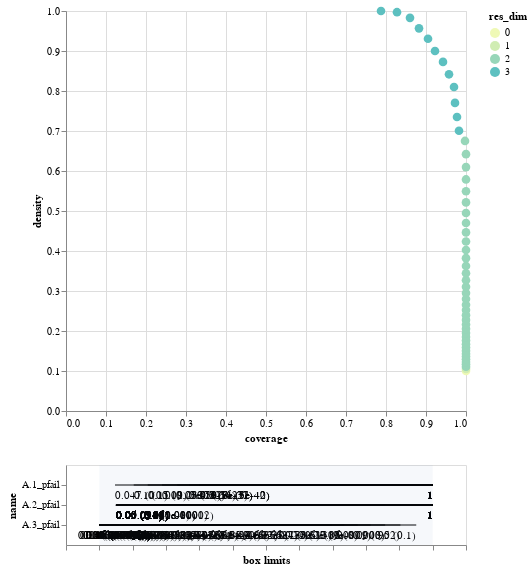

The code cell stored with this chart in its notebook:
### Code cell
box2.inspect_tradeoff()

### Figure 1 — Vega-Lite specification as saved in the notebook (floating-point values rounded to 4 significant figures)
{"config": {"view": {"continuousWidth": 400, "continuousHeight": 300}}, "vconcat": [{"data": {"name": "data-20cf8392cb29dad3678798bb89645c33"}, "mark": {"type": "circle", "size": 75}, "encoding": {"color": {"type": "ordinal", "field": "res_dim", "scale": {"range": ["#eff9b6", "#d0edb3", "#97d6b9", "#5dc0c0", "#31a5c2", "#1f80b8", "#2354a3", "#21318d"]}}, "opacity": {"condition": {"value": 1, "selection": "selector003"}, "value": 0.4}, "tooltip": [{"type": "ordinal", "field": "id"}, {"type": "quantitative", "field": "coverage", "format": ".2"}, {"type": "quantitative", "field": "density", "format": ".2"}, {"type": "ordinal", "field": "res_dim"}], "x": {"type": "quantitative", "field": "coverage"}, "y": {"type": "quantitative", "field": "density"}}, "height": 400, "selection": {"selector003": {"type": "single", "fields": ["id"]}}, "width": 400}, {"layer": [{"data": {"name": "data-ede58a0764713e39beac0ba4e71db73d"}, "mark": "rule", "encoding": {"x": {"type": "quantitative", "axis": {"grid": false, "labels": false, "title": "box limits"}, "field": "x_lower", "scale": {"domain": [0, 1], "padding": 0.1}}, "x2": {"field": "x_upper"}, "y": {"type": "nominal", "field": "name", "scale": {"padding": 1.0}}}, "transform": [{"calculate": "(datum.x1-datum.minimum)/(datum.maximum-datum.minimum)", "as": "x_lower"}, {"calculate": "(datum.x2-datum.minimum)/(datum.maximum-datum.minimum)", "as": "x_upper"}, {"filter": {"selection": "selector003"}}], "width": 400}, {"data": {"name": "data-ede58a0764713e39beac0ba4e71db73d"}, "mark": {"type": "text", "align": "left", "baseline": "top", "dy": 5}, "encoding": {"text": {"type": "ordinal", "field": "text"}, "x": {"type": "quantitative", "axis": {"grid": false, "labels": false, "title": "box limits"}, "field": "x_lower", "scale": {"domain": [0, 1], "padding": 0.1}}, "x2": {"field": "x_upper"}, "y": {"type": "nominal", "field": "name", "scale": {"padding": 1.0}}}, "transform": [{"calculate": "(datum.x1-datum.minimum)/(datum.maximum-datum.minimum)", "as": "x_lower"}, {"calculate": "(datum.x2-datum.minimum)/(datum.maximum-datum.minimum)", "as": "x_upper"}, {"filter": {"selection": "selector003"}}, {"calculate": "datum.qp_lower>0?format(datum.x1, \".2\")+\" (\"+format(datum.qp_lower, \".1~g\")+\")\" :format(datum.x1, \".2\")", "as": "text"}], "width": 400}, {"data": {"name": "data-ede58a0764713e39beac0ba4e71db73d"}, "mark": {"type": "text", "align": "right", "baseline": "top", "dy": 5}, "encoding": {"text": {"type": "ordinal", "field": "text"}, "x": {"type": "quantitative", "field": "x_upper"}, "x2": {"field": "x_upper"}, "y": {"type": "nominal", "field": "name", "scale": {"padding": 1.0}}}, "transform": [{"calculate": "(datum.x1-datum.minimum)/(datum.maximum-datum.minimum)", "as": "x_lower"}, {"calculate": "(datum.x2-datum.minimum)/(datum.maximum-datum.minimum)", "as": "x_upper"}, {"filter": {"selection": "selector003"}}, {"calculate": "datum.qp_upper>0?format(datum.x2, \".2\")+\" (\"+format(datum.qp_upper, \".1\")+\")\" :format(datum.x2, \".2\")", "as": "text"}], "width": 400}, {"data": {"name": "data-bb8d07f6df3d47a6a475317795287b23"}, "mark": {"type": "rect", "opacity": 0.05}, "encoding": {"x": {"type": "quantitative", "field": "start"}, "x2": {"field": "end"}}}, {"data": {"name": "data-d751713988987e9331980363e24189ce"}, "mark": "point", "encoding": {"x": {"type": "quantitative", "field": "x"}, "y": {"type": "nominal", "field": "name"}}, "transform": [{"filter": {"selection": "selector003"}}], "width": 400}, {"data": {"name": "data-d751713988987e9331980363e24189ce"}, "mark": {"type": "text", "align": "center", "baseline": "top", "dy": 5}, "encoding": {"text": {"type": "nominal", "field": "item"}, "x": {"type": "quantitative", "field": "x"}, "y": {"type": "nominal", "field": "name"}}, "transform": [{"filter": {"selection": "selector003"}}], "width": 400}]}], "$schema": "https://vega.github.io/schema/vega-lite/v4.8.1.json", "datasets": {"data-20cf8392cb29dad3678798bb89645c33": [{"coverage": 1.0, "density": 0.1, "id": 0, "mass": 1.0, "mean": 0.1, "res_dim": 0}, {"coverage": 1.0, "density": 0.1053, "id": 1, "mass": 0.95, "mean": 0.1053, "res_dim": 1}, {"coverage": 1.0, "density": 0.1108, "id": 2, "mass": 0.9025, "mean": 0.1108, "res_dim": 2}, {"coverage": 1.0, "density": 0.1167, "id": 3, "mass": 0.8572, "mean": 0.1167, "res_dim": 2}, {"coverage": 1.0, "density": 0.1228, "id": 4, "mass": 0.8143, "mean": 0.1228, "res_dim": 2}, {"coverage": 1.0, "density": 0.1293, "id": 5, "mass": 0.7735, "mean": 0.1293, "res_dim": 2}, {"coverage": 1.0, "density": 0.1361, "id": 6, "mass": 0.7348, "mean": 0.1361, "res_dim": 2}, {"coverage": 1.0, "density": 0.1433, "id": 7, "mass": 0.698, "mean": 0.1433, "res_dim": 2}, {"coverage": 1.0, "density": 0.1508, "id": 8, "mass": 0.663, "mean": 0.1508, "res_dim": 2}, {"coverage": 1.0, "density": 0.1588, "id": 9, "mass": 0.6298, "mean": 0.1588, "res_dim": 2}, {"coverage": 1.0, "density": 0.1672, "id": 10, "mass": 0.5982, "mean": 0.1672, "res_dim": 2}, {"coverage": 1.0, "density": 0.176, "id": 11, "mass": 0.5683, "mean": 0.176, "res_dim": 2}, {"coverage": 1.0, "density": 0.1853, "id": 12, "mass": 0.5397, "mean": 0.1853, "res_dim": 2}, {"coverage": 1.0, "density": 0.195, "id": 13, "mass": 0.5128, "mean": 0.195, "res_dim": 2}, {"coverage": 1.0, "density": 0.2053, "id": 14, "mass": 0.487, "mean": 0.2053, "res_dim": 2}, {"coverage": 1.0, "density": 0.2162, "id": 15, "mass": 0.4625, "mean": 0.2162, "res_dim": 2}, {"coverage": 1.0, "density": 0.2277, "id": 16, "mass": 0.4392, "mean": 0.2277, "res_dim": 2}, {"coverage": 1.0, "density": 0.2397, "id": 17, "mass": 0.4173, "mean": 0.2397, "res_dim": 2}, {"coverage": 1.0, "density": 0.2524, "id": 18, "mass": 0.3962, "mean": 0.2524, "res_dim": 2}, {"coverage": 1.0, "density": 0.2658, "id": 19, "mass": 0.3762, "mean": 0.2658, "res_dim": 2}, {"coverage": 1.0, "density": 0.2799, "id": 20, "mass": 0.3573, "mean": 0.2799, "res_dim": 2}, {"coverage": 1.0, "density": 0.2948, "id": 21, "mass": 0.3392, "mean": 0.2948, "res_dim": 2}, {"coverage": 1.0, "density": 0.3103, "id": 22, "mass": 0.3222, "mean": 0.3103, "res_dim": 2}, {"coverage": 1.0, "density": 0.3268, "id": 23, "mass": 0.306, "mean": 0.3268, "res_dim": 2}, {"coverage": 1.0, "density": 0.3442, "id": 24, "mass": 0.2905, "mean": 0.3442, "res_dim": 2}, {"coverage": 1.0, "density": 0.3626, "id": 25, "mass": 0.2757, "mean": 0.3626, "res_dim": 2}, {"coverage": 1.0, "density": 0.382, "id": 26, "mass": 0.2617, "mean": 0.382, "res_dim": 2}, {"coverage": 1.0, "density": 0.4024, "id": 27, "mass": 0.2485, "mean": 0.4024, "res_dim": 2}, {"coverage": 1.0, "density": 0.4237, "id": 28, "mass": 0.236, "mean": 0.4237, "res_dim": 2}, {"coverage": 1.0, "density": 0.4464, "id": 29, "mass": 0.224, "mean": 0.4464, "res_dim": 2}, {"coverage": 1.0, "density": 0.47, "id": 30, "mass": 0.2127, "mean": 0.47, "res_dim": 2}, {"coverage": 1.0, "density": 0.495, "id": 31, "mass": 0.202, "mean": 0.495, "res_dim": 2}, {"coverage": 1.0, "density": 0.5215, "id": 32, "mass": 0.1918, "mean": 0.5215, "res_dim": 2}, {"coverage": 1.0, "density": 0.5495, "id": 33, "mass": 0.182, "mean": 0.5495, "res_dim": 2}, {"coverage": 1.0, "density": 0.5789, "id": 34, "mass": 0.1727, "mean": 0.5789, "res_dim": 2}, {"coverage": 1.0, "density": 0.6098, "id": 35, "mass": 0.164, "mean": 0.6098, "res_dim": 2}, {"coverage": 1.0, "density": 0.6421, "id": 36, "mass": 0.1557, "mean": 0.6421, "res_dim": 2}, {"coverage": 0.9975, "density": 0.6751, "id": 37, "mass": 0.1477, "mean": 0.6751, "res_dim": 2}, {"coverage": 0.9825, "density": 0.7005, "id": 38, "mass": 0.1403, "mean": 0.7005, "res_dim": 3}, {"coverage": 0.9775, "density": 0.735, "id": 39, "mass": 0.133, "mean": 0.735, "res_dim": 3}, {"coverage": 0.9725, "density": 0.7703, "id": 40, "mass": 0.1263, "mean": 0.7703, "res_dim": 3}, {"coverage": 0.97, "density": 0.81, "id": 41, "mass": 0.1197, "mean": 0.81, "res_dim": 3}, {"coverage": 0.9575, "density": 0.8418, "id": 42, "mass": 0.1138, "mean": 0.8418, "res_dim": 3}, {"coverage": 0.9425, "density": 0.8727, "id": 43, "mass": 0.108, "mean": 0.8727, "res_dim": 3}, {"coverage": 0.9225, "density": 0.9, "id": 44, "mass": 0.1025, "mean": 0.9, "res_dim": 3}, {"coverage": 0.905, "density": 0.9306, "id": 45, "mass": 0.09725, "mean": 0.9306, "res_dim": 3}, {"coverage": 0.8825, "density": 0.9566, "id": 46, "mass": 0.09225, "mean": 0.9566, "res_dim": 3}, {"coverage": 0.86, "density": 0.9829, "id": 47, "mass": 0.0875, "mean": 0.9829, "res_dim": 3}, {"coverage": 0.8275, "density": 0.997, "id": 48, "mass": 0.083, "mean": 0.997, "res_dim": 3}, {"coverage": 0.7875, "density": 1.0, "id": 49, "mass": 0.07875, "mean": 1.0, "res_dim": 3}], "data-ede58a0764713e39beac0ba4e71db73d": [{"x1": 0.05004, "x2": 1.0, "name": "A.2_pfail", "id": 1, "minimum": 4.725e-05, "maximum": 1.0, "qp_lower": 0.146, "qp_upper": -1.0}, {"x1": 0.05004, "x2": 1.0, "name": "A.2_pfail", "id": 2, "minimum": 4.725e-05, "maximum": 1.0, "qp_lower": 0.1428, "qp_upper": -1.0}, {"x1": 9.925e-05, "x2": 0.9506, "name": "A.3_pfail", "id": 2, "minimum": 9.925e-05, "maximum": 0.9998, "qp_lower": -1.0, "qp_upper": 0.1453}, {"x1": 0.05004, "x2": 1.0, "name": "A.2_pfail", "id": 3, "minimum": 4.725e-05, "maximum": 1.0, "qp_lower": 0.1413, "qp_upper": -1.0}, {"x1": 9.925e-05, "x2": 0.903, "name": "A.3_pfail", "id": 3, "minimum": 9.925e-05, "maximum": 0.9998, "qp_lower": -1.0, "qp_upper": 0.01699}, {"x1": 0.05004, "x2": 1.0, "name": "A.2_pfail", "id": 4, "minimum": 4.725e-05, "maximum": 1.0, "qp_lower": 0.143, "qp_upper": -1.0}, {"x1": 9.925e-05, "x2": 0.8572, "name": "A.3_pfail", "id": 4, "minimum": 9.925e-05, "maximum": 0.9998, "qp_lower": -1.0, "qp_upper": 0.0007655}, {"x1": 0.05004, "x2": 1.0, "name": "A.2_pfail", "id": 5, "minimum": 4.725e-05, "maximum": 1.0, "qp_lower": 0.1471, "qp_upper": -1.0}, {"x1": 9.925e-05, "x2": 0.8135, "name": "A.3_pfail", "id": 5, "minimum": 9.925e-05, "maximum": 0.9998, "qp_lower": -1.0, "qp_upper": 1.334e-05}, {"x1": 0.05004, "x2": 1.0, "name": "A.2_pfail", "id": 6, "minimum": 4.725e-05, "maximum": 1.0, "qp_lower": 0.1356, "qp_upper": -1.0}, {"x1": 9.925e-05, "x2": 0.7745, "name": "A.3_pfail", "id": 6, "minimum": 9.925e-05, "maximum": 0.9998, "qp_lower": -1.0, "qp_upper": 9.036e-08}, {"x1": 0.05004, "x2": 1.0, "name": "A.2_pfail", "id": 7, "minimum": 4.725e-05, "maximum": 1.0, "qp_lower": 0.141, "qp_upper": -1.0}, {"x1": 9.925e-05, "x2": 0.7347, "name": "A.3_pfail", "id": 7, "minimum": 9.925e-05, "maximum": 0.9998, "qp_lower": -1.0, "qp_upper": 2.472e-10}, {"x1": 0.05004, "x2": 1.0, "name": "A.2_pfail", "id": 8, "minimum": 4.725e-05, "maximum": 1.0, "qp_lower": 0.1463, "qp_upper": -1.0}, {"x1": 9.925e-05, "x2": 0.697, "name": "A.3_pfail", "id": 8, "minimum": 9.925e-05, "maximum": 0.9998, "qp_lower": -1.0, "qp_upper": 2.738e-13}, {"x1": 0.05004, "x2": 1.0, "name": "A.2_pfail", "id": 9, "minimum": 4.725e-05, "maximum": 1.0, "qp_lower": 0.1511, "qp_upper": -1.0}, {"x1": 9.925e-05, "x2": 0.6612, "name": "A.3_pfail", "id": 9, "minimum": 9.925e-05, "maximum": 0.9998, "qp_lower": -1.0, "qp_upper": 1.28e-16}, {"x1": 0.05004, "x2": 1.0, "name": "A.2_pfail", "id": 10, "minimum": 4.725e-05, "maximum": 1.0, "qp_lower": 0.1575, "qp_upper": -1.0}, {"x1": 9.925e-05, "x2": 0.6274, "name": "A.3_pfail", "id": 10, "minimum": 9.925e-05, "maximum": 0.9998, "qp_lower": -1.0, "qp_upper": 2.666e-20}, {"x1": 0.05004, "x2": 1.0, "name": "A.2_pfail", "id": 11, "minimum": 4.725e-05, "maximum": 1.0, "qp_lower": 0.1567, "qp_upper": -1.0}, {"x1": 9.925e-05, "x2": 0.5958, "name": "A.3_pfail", "id": 11, "minimum": 9.925e-05, "maximum": 0.9998, "qp_lower": -1.0, "qp_upper": 2.429e-24}, {"x1": 0.05004, "x2": 1.0, "name": "A.2_pfail", "id": 12, "minimum": 4.725e-05, "maximum": 1.0, "qp_lower": 0.1565, "qp_upper": -1.0}, {"x1": 9.925e-05, "x2": 0.5657, "name": "A.3_pfail", "id": 12, "minimum": 9.925e-05, "maximum": 0.9998, "qp_lower": -1.0, "qp_upper": 1.013e-28}, {"x1": 0.05004, "x2": 1.0, "name": "A.2_pfail", "id": 13, "minimum": 4.725e-05, "maximum": 1.0, "qp_lower": 0.1547, "qp_upper": -1.0}, {"x1": 9.925e-05, "x2": 0.5374, "name": "A.3_pfail", "id": 13, "minimum": 9.925e-05, "maximum": 0.9998, "qp_lower": -1.0, "qp_upper": 2.042e-33}, {"x1": 0.05004, "x2": 1.0, "name": "A.2_pfail", "id": 14, "minimum": 4.725e-05, "maximum": 1.0, "qp_lower": 0.1458, "qp_upper": -1.0}, {"x1": 9.925e-05, "x2": 0.5113, "name": "A.3_pfail", "id": 14, "minimum": 9.925e-05, "maximum": 0.9998, "qp_lower": -1.0, "qp_upper": 1.89e-38}, {"x1": 0.05004, "x2": 1.0, "name": "A.2_pfail", "id": 15, "minimum": 4.725e-05, "maximum": 1.0, "qp_lower": 0.1395, "qp_upper": -1.0}, {"x1": 9.925e-05, "x2": 0.486, "name": "A.3_pfail", "id": 15, "minimum": 9.925e-05, "maximum": 0.9998, "qp_lower": -1.0, "qp_upper": 8.345e-44}, {"x1": 0.05004, "x2": 1.0, "name": "A.2_pfail", "id": 16, "minimum": 4.725e-05, "maximum": 1.0, "qp_lower": 0.1386, "qp_upper": -1.0}, {"x1": 9.925e-05, "x2": 0.4615, "name": "A.3_pfail", "id": 16, "minimum": 9.925e-05, "maximum": 0.9998, "qp_lower": -1.0, "qp_upper": 1.845e-49}, {"x1": 0.05004, "x2": 1.0, "name": "A.2_pfail", "id": 17, "minimum": 4.725e-05, "maximum": 1.0, "qp_lower": 0.1383, "qp_upper": -1.0}, {"x1": 9.925e-05, "x2": 0.4383, "name": "A.3_pfail", "id": 17, "minimum": 9.925e-05, "maximum": 0.9998, "qp_lower": -1.0, "qp_upper": 2.167e-55}, {"x1": 0.05004, "x2": 1.0, "name": "A.2_pfail", "id": 18, "minimum": 4.725e-05, "maximum": 1.0, "qp_lower": 0.1328, "qp_upper": -1.0}, {"x1": 9.925e-05, "x2": 0.4165, "name": "A.3_pfail", "id": 18, "minimum": 9.925e-05, "maximum": 0.9998, "qp_lower": -1.0, "qp_upper": 1.213e-61}, {"x1": 0.05004, "x2": 1.0, "name": "A.2_pfail", "id": 19, "minimum": 4.725e-05, "maximum": 1.0, "qp_lower": 0.1368, "qp_upper": -1.0}, {"x1": 9.925e-05, "x2": 0.395, "name": "A.3_pfail", "id": 19, "minimum": 9.925e-05, "maximum": 0.9998, "qp_lower": -1.0, "qp_upper": 3.34e-68}, {"x1": 0.05004, "x2": 1.0, "name": "A.2_pfail", "id": 20, "minimum": 4.725e-05, "maximum": 1.0, "qp_lower": 0.1353, "qp_upper": -1.0}, {"x1": 9.925e-05, "x2": 0.375, "name": "A.3_pfail", "id": 20, "minimum": 9.925e-05, "maximum": 0.9998, "qp_lower": -1.0, "qp_upper": 4.716e-75}, {"x1": 0.05004, "x2": 1.0, "name": "A.2_pfail", "id": 21, "minimum": 4.725e-05, "maximum": 1.0, "qp_lower": 0.131, "qp_upper": -1.0}, {"x1": 9.925e-05, "x2": 0.3562, "name": "A.3_pfail", "id": 21, "minimum": 9.925e-05, "maximum": 0.9998, "qp_lower": -1.0, "qp_upper": 3.594e-82}, {"x1": 0.05004, "x2": 1.0, "name": "A.2_pfail", "id": 22, "minimum": 4.725e-05, "maximum": 1.0, "qp_lower": 0.142, "qp_upper": -1.0}, {"x1": 9.925e-05, "x2": 0.3375, "name": "A.3_pfail", "id": 22, "minimum": 9.925e-05, "maximum": 0.9998, "qp_lower": -1.0, "qp_upper": 1.576e-89}, {"x1": 0.05004, "x2": 1.0, "name": "A.2_pfail", "id": 23, "minimum": 4.725e-05, "maximum": 1.0, "qp_lower": 0.1349, "qp_upper": -1.0}, {"x1": 9.925e-05, "x2": 0.3207, "name": "A.3_pfail", "id": 23, "minimum": 9.925e-05, "maximum": 0.9998, "qp_lower": -1.0, "qp_upper": 3.233e-97}, {"x1": 0.05004, "x2": 1.0, "name": "A.2_pfail", "id": 24, "minimum": 4.725e-05, "maximum": 1.0, "qp_lower": 0.1407, "qp_upper": -1.0}, {"x1": 9.925e-05, "x2": 0.3041, "name": "A.3_pfail", "id": 24, "minimum": 9.925e-05, "maximum": 0.9998, "qp_lower": -1.0, "qp_upper": 3.158e-105}, {"x1": 0.05004, "x2": 1.0, "name": "A.2_pfail", "id": 25, "minimum": 4.725e-05, "maximum": 1.0, "qp_lower": 0.1387, "qp_upper": -1.0}, {"x1": 9.925e-05, "x2": 0.2885, "name": "A.3_pfail", "id": 25, "minimum": 9.925e-05, "maximum": 0.9998, "qp_lower": -1.0, "qp_upper": 1.504e-113}, {"x1": 0.05004, "x2": 1.0, "name": "A.2_pfail", "id": 26, "minimum": 4.725e-05, "maximum": 1.0, "qp_lower": 0.1372, "qp_upper": -1.0}, {"x1": 9.925e-05, "x2": 0.2738, "name": "A.3_pfail", "id": 26, "minimum": 9.925e-05, "maximum": 0.9998, "qp_lower": -1.0, "qp_upper": 3.615e-122}, {"x1": 0.05004, "x2": 1.0, "name": "A.2_pfail", "id": 27, "minimum": 4.725e-05, "maximum": 1.0, "qp_lower": 0.1214, "qp_upper": -1.0}, {"x1": 9.925e-05, "x2": 0.2605, "name": "A.3_pfail", "id": 27, "minimum": 9.925e-05, "maximum": 0.9998, "qp_lower": -1.0, "qp_upper": 4.583e-131}, {"x1": 0.05004, "x2": 1.0, "name": "A.2_pfail", "id": 28, "minimum": 4.725e-05, "maximum": 1.0, "qp_lower": 0.1153, "qp_upper": -1.0}, {"x1": 9.925e-05, "x2": 0.2474, "name": "A.3_pfail", "id": 28, "minimum": 9.925e-05, "maximum": 0.9998, "qp_lower": -1.0, "qp_upper": 3.247e-140}, {"x1": 0.05004, "x2": 1.0, "name": "A.2_pfail", "id": 29, "minimum": 4.725e-05, "maximum": 1.0, "qp_lower": 0.1092, "qp_upper": -1.0}, {"x1": 9.925e-05, "x2": 0.2348, "name": "A.3_pfail", "id": 29, "minimum": 9.925e-05, "maximum": 0.9998, "qp_lower": -1.0, "qp_upper": 8.569e-150}, {"x1": 0.05004, "x2": 1.0, "name": "A.2_pfail", "id": 30, "minimum": 4.725e-05, "maximum": 1.0, "qp_lower": 0.1035, "qp_upper": -1.0}, {"x1": 9.925e-05, "x2": 0.2233, "name": "A.3_pfail", "id": 30, "minimum": 9.925e-05, "maximum": 0.9998, "qp_lower": -1.0, "qp_upper": 1.37e-159}, {"x1": 0.05004, "x2": 1.0, "name": "A.2_pfail", "id": 31, "minimum": 4.725e-05, "maximum": 1.0, "qp_lower": 0.09246, "qp_upper": -1.0}, {"x1": 9.925e-05, "x2": 0.2123, "name": "A.3_pfail", "id": 31, "minimum": 9.925e-05, "maximum": 0.9998, "qp_lower": -1.0, "qp_upper": 8.332e-170}, {"x1": 0.05004, "x2": 1.0, "name": "A.2_pfail", "id": 32, "minimum": 4.725e-05, "maximum": 1.0, "qp_lower": 0.07639, "qp_upper": -1.0}, {"x1": 9.925e-05, "x2": 0.202, "name": "A.3_pfail", "id": 32, "minimum": 9.925e-05, "maximum": 0.9998, "qp_lower": -1.0, "qp_upper": 1.878e-180}, {"x1": 0.05004, "x2": 1.0, "name": "A.2_pfail", "id": 33, "minimum": 4.725e-05, "maximum": 1.0, "qp_lower": 0.0755, "qp_upper": -1.0}, {"x1": 9.925e-05, "x2": 0.1915, "name": "A.3_pfail", "id": 33, "minimum": 9.925e-05, "maximum": 0.9998, "qp_lower": -1.0, "qp_upper": 1.529e-191}, {"x1": 0.05004, "x2": 1.0, "name": "A.2_pfail", "id": 34, "minimum": 4.725e-05, "maximum": 1.0, "qp_lower": 0.0645, "qp_upper": -1.0}, {"x1": 9.925e-05, "x2": 0.1819, "name": "A.3_pfail", "id": 34, "minimum": 9.925e-05, "maximum": 0.9998, "qp_lower": -1.0, "qp_upper": 4.392e-203}, {"x1": 0.05004, "x2": 1.0, "name": "A.2_pfail", "id": 35, "minimum": 4.725e-05, "maximum": 1.0, "qp_lower": 0.0756, "qp_upper": -1.0}, {"x1": 9.925e-05, "x2": 0.172, "name": "A.3_pfail", "id": 35, "minimum": 9.925e-05, "maximum": 0.9998, "qp_lower": -1.0, "qp_upper": 4.345e-215}, {"x1": 0.05004, "x2": 1.0, "name": "A.2_pfail", "id": 36, "minimum": 4.725e-05, "maximum": 1.0, "qp_lower": 0.06403, "qp_upper": -1.0}, {"x1": 9.925e-05, "x2": 0.1635, "name": "A.3_pfail", "id": 36, "minimum": 9.925e-05, "maximum": 0.9998, "qp_lower": -1.0, "qp_upper": 1.448e-227}, {"x1": 0.05004, "x2": 1.0, "name": "A.2_pfail", "id": 37, "minimum": 4.725e-05, "maximum": 1.0, "qp_lower": 0.05278, "qp_upper": -1.0}, {"x1": 9.925e-05, "x2": 0.1552, "name": "A.3_pfail", "id": 37, "minimum": 9.925e-05, "maximum": 0.9998, "qp_lower": -1.0, "qp_upper": 1.022e-239}, {"x1": 0.04717, "x2": 0.9999, "name": "A.1_pfail", "id": 38, "minimum": 9.592e-05, "maximum": 0.9999, "qp_lower": 0.1069, "qp_upper": -1.0}, {"x1": 0.05004, "x2": 1.0, "name": "A.2_pfail", "id": 38, "minimum": 4.725e-05, "maximum": 1.0, "qp_lower": 0.0507, "qp_upper": -1.0}, {"x1": 9.925e-05, "x2": 0.1552, "name": "A.3_pfail", "id": 38, "minimum": 9.925e-05, "maximum": 0.9998, "qp_lower": -1.0, "qp_upper": 1.513e-240}, {"x1": 0.1033, "x2": 0.9999, "name": "A.1_pfail", "id": 39, "minimum": 9.592e-05, "maximum": 0.9999, "qp_lower": 0.001608, "qp_upper": -1.0}, {"x1": 0.05004, "x2": 1.0, "name": "A.2_pfail", "id": 39, "minimum": 4.725e-05, "maximum": 1.0, "qp_lower": 0.05889, "qp_upper": -1.0}, {"x1": 9.925e-05, "x2": 0.1552, "name": "A.3_pfail", "id": 39, "minimum": 9.925e-05, "maximum": 0.9998, "qp_lower": -1.0, "qp_upper": 2.556e-243}, {"x1": 0.1454, "x2": 0.9999, "name": "A.1_pfail", "id": 40, "minimum": 9.592e-05, "maximum": 0.9999, "qp_lower": 1.644e-06, "qp_upper": -1.0}, {"x1": 0.05004, "x2": 1.0, "name": "A.2_pfail", "id": 40, "minimum": 4.725e-05, "maximum": 1.0, "qp_lower": 0.04033, "qp_upper": -1.0}, {"x1": 9.925e-05, "x2": 0.1552, "name": "A.3_pfail", "id": 40, "minimum": 9.925e-05, "maximum": 0.9998, "qp_lower": -1.0, "qp_upper": 1.257e-248}, {"x1": 0.1882, "x2": 0.9999, "name": "A.1_pfail", "id": 41, "minimum": 9.592e-05, "maximum": 0.9999, "qp_lower": 2.882e-11, "qp_upper": -1.0}, {"x1": 0.05004, "x2": 1.0, "name": "A.2_pfail", "id": 41, "minimum": 4.725e-05, "maximum": 1.0, "qp_lower": 0.03341, "qp_upper": -1.0}, {"x1": 9.925e-05, "x2": 0.1552, "name": "A.3_pfail", "id": 41, "minimum": 9.925e-05, "maximum": 0.9998, "qp_lower": -1.0, "qp_upper": 2.004e-255}, {"x1": 0.2337, "x2": 0.9999, "name": "A.1_pfail", "id": 42, "minimum": 9.592e-05, "maximum": 0.9999, "qp_lower": 5.259e-16, "qp_upper": -1.0}, {"x1": 0.05004, "x2": 1.0, "name": "A.2_pfail", "id": 42, "minimum": 4.725e-05, "maximum": 1.0, "qp_lower": 0.02962, "qp_upper": -1.0}, {"x1": 9.925e-05, "x2": 0.1552, "name": "A.3_pfail", "id": 42, "minimum": 9.925e-05, "maximum": 0.9998, "qp_lower": -1.0, "qp_upper": 1.152e-257}, {"x1": 0.2697, "x2": 0.9999, "name": "A.1_pfail", "id": 43, "minimum": 9.592e-05, "maximum": 0.9999, "qp_lower": 1.842e-21, "qp_upper": -1.0}, {"x1": 0.05004, "x2": 1.0, "name": "A.2_pfail", "id": 43, "minimum": 4.725e-05, "maximum": 1.0, "qp_lower": 0.01586, "qp_upper": -1.0}, {"x1": 9.925e-05, "x2": 0.1552, "name": "A.3_pfail", "id": 43, "minimum": 9.925e-05, "maximum": 0.9998, "qp_lower": -1.0, "qp_upper": 1.004e-260}, {"x1": 0.3015, "x2": 0.9999, "name": "A.1_pfail", "id": 44, "minimum": 9.592e-05, "maximum": 0.9999, "qp_lower": 6.873e-27, "qp_upper": -1.0}, {"x1": 0.05004, "x2": 1.0, "name": "A.2_pfail", "id": 44, "minimum": 4.725e-05, "maximum": 1.0, "qp_lower": 0.009717, "qp_upper": -1.0}, {"x1": 9.925e-05, "x2": 0.1552, "name": "A.3_pfail", "id": 44, "minimum": 9.925e-05, "maximum": 0.9998, "qp_lower": -1.0, "qp_upper": 8.454e-263}, {"x1": 0.3015, "x2": 0.9999, "name": "A.1_pfail", "id": 45, "minimum": 9.592e-05, "maximum": 0.9999, "qp_lower": 7.679e-31, "qp_upper": -1.0}, {"x1": 0.09404, "x2": 1.0, "name": "A.2_pfail", "id": 45, "minimum": 4.725e-05, "maximum": 1.0, "qp_lower": 9.841e-06, "qp_upper": -1.0}, {"x1": 9.925e-05, "x2": 0.1552, "name": "A.3_pfail", "id": 45, "minimum": 9.925e-05, "maximum": 0.9998, "qp_lower": -1.0, "qp_upper": 4.176e-266}, {"x1": 0.3015, "x2": 0.9999, "name": "A.1_pfail", "id": 46, "minimum": 9.592e-05, "maximum": 0.9999, "qp_lower": 7.122e-32, "qp_upper": -1.0}, {"x1": 0.09404, "x2": 1.0, "name": "A.2_pfail", "id": 46, "minimum": 4.725e-05, "maximum": 1.0, "qp_lower": 1.672e-06, "qp_upper": -1.0}, {"x1": 9.925e-05, "x2": 0.1448, "name": "A.3_pfail", "id": 46, "minimum": 9.925e-05, "maximum": 0.9998, "qp_lower": -1.0, "qp_upper": 1.153e-271}, {"x1": 0.3358, "x2": 0.9999, "name": "A.1_pfail", "id": 47, "minimum": 9.592e-05, "maximum": 0.9999, "qp_lower": 2.707e-40, "qp_upper": -1.0}, {"x1": 0.09404, "x2": 1.0, "name": "A.2_pfail", "id": 47, "minimum": 4.725e-05, "maximum": 1.0, "qp_lower": 1.031e-08, "qp_upper": -1.0}, {"x1": 9.925e-05, "x2": 0.1448, "name": "A.3_pfail", "id": 47, "minimum": 9.925e-05, "maximum": 0.9998, "qp_lower": -1.0, "qp_upper": 1.935e-274}, {"x1": 0.3358, "x2": 0.9999, "name": "A.1_pfail", "id": 48, "minimum": 9.592e-05, "maximum": 0.9999, "qp_lower": 2.846e-42, "qp_upper": -1.0}, {"x1": 0.09404, "x2": 1.0, "name": "A.2_pfail", "id": 48, "minimum": 4.725e-05, "maximum": 1.0, "qp_lower": 9.539e-11, "qp_upper": -1.0}, {"x1": 9.925e-05, "x2": 0.1362, "name": "A.3_pfail", "id": 48, "minimum": 9.925e-05, "maximum": 0.9998, "qp_lower": -1.0, "qp_upper": 3.647e-273}, {"x1": 0.3358, "x2": 0.9999, "name": "A.1_pfail", "id": 49, "minimum": 9.592e-05, "maximum": 0.9999, "qp_lower": 5.185e-42, "qp_upper": -1.0}, {"x1": 0.09404, "x2": 1.0, "name": "A.2_pfail", "id": 49, "minimum": 4.725e-05, "maximum": 1.0, "qp_lower": 2.383e-11, "qp_upper": -1.0}, {"x1": 9.925e-05, "x2": 0.1302, "name": "A.3_pfail", "id": 49, "minimum": 9.925e-05, "maximum": 0.9998, "qp_lower": -1.0, "qp_upper": 2.499e-262}], "data-bb8d07f6df3d47a6a475317795287b23": [{"start": 0, "end": 1}], "data-d751713988987e9331980363e24189ce": []}}
